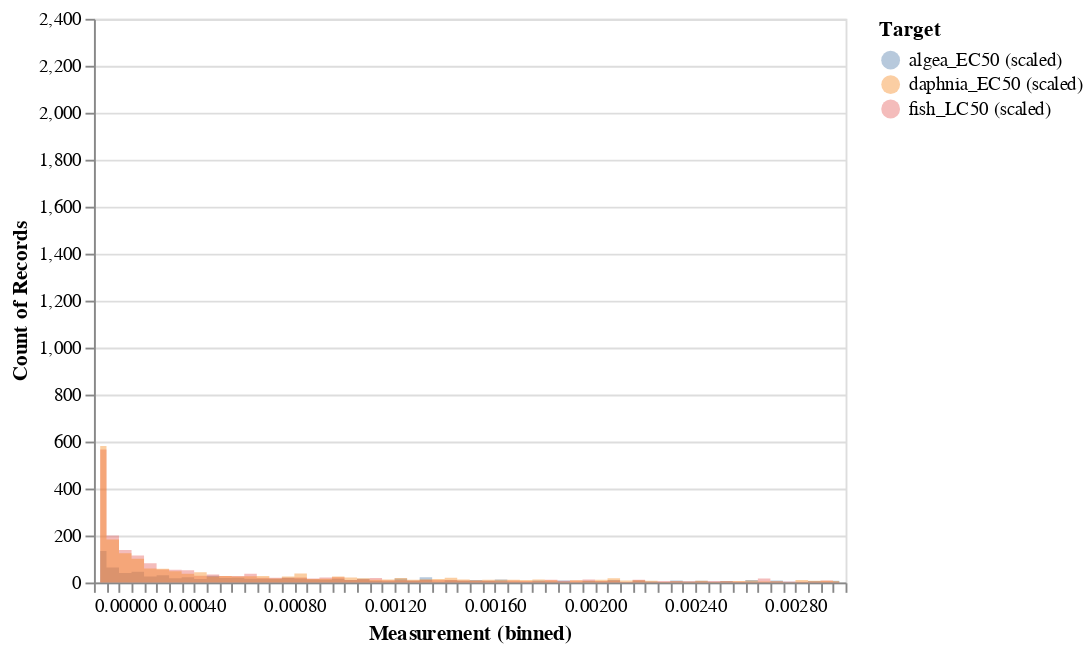

Notebook code cell kept with this figure:
### Markdown cell above
#### <span style='color:blue'>__The dataset is heavily imbalanced towards the toxic side. Zoom inconsidering the range__</span>

### Code cell
alt.Chart(dataset).transform_fold(
    ['algea_EC50 (scaled)', 'fish_LC50 (scaled)', 'daphnia_EC50 (scaled)'],
    as_=['Target', 'Measurement']
).transform_filter('datum.Measurement < .003').mark_area(
    opacity=0.4,
    interpolate='step'
).encode(
    alt.X('Measurement:Q', bin=alt.Bin(maxbins=100)),
    alt.Y('count()', stack=None),
    alt.Color('Target:N')
)

### Figure 1 — Vega-Lite specification as saved in the notebook (floating-point values rounded to 4 significant figures; data arrays with more than 128 entries replaced by an {"elided": "..."} marker saying what was removed)
{"config": {"view": {"continuousWidth": 400, "continuousHeight": 300}}, "data": {"name": "data-bb76215af47fdc25ad908d2b6510f8b2"}, "mark": {"type": "area", "interpolate": "step", "opacity": 0.4}, "encoding": {"color": {"type": "nominal", "field": "Target"}, "x": {"type": "quantitative", "bin": {"maxbins": 100}, "field": "Measurement"}, "y": {"type": "quantitative", "aggregate": "count", "stack": null}}, "transform": [{"fold": ["algea_EC50 (scaled)", "fish_LC50 (scaled)", "daphnia_EC50 (scaled)"], "as": ["Target", "Measurement"]}, {"filter": "datum.Measurement < .003"}], "$schema": "https://vega.github.io/schema/vega-lite/v4.8.1.json", "datasets": {"data-bb76215af47fdc25ad908d2b6510f8b2": {"elided": "3680 records"}}}
